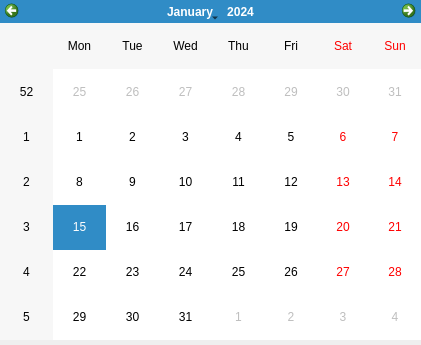
<?xml version="1.0" encoding="UTF-8"?>
<ui version="4.0">
 <class>Formdate</class>
 <widget class="QWidget" name="Formdate">
  <property name="geometry">
   <rect>
    <x>0</x>
    <y>0</y>
    <width>421</width>
    <height>345</height>
   </rect>
  </property>
  <property name="sizePolicy">
   <sizepolicy hsizetype="Expanding" vsizetype="Expanding">
    <horstretch>0</horstretch>
    <verstretch>0</verstretch>
   </sizepolicy>
  </property>
  <property name="minimumSize">
   <size>
    <width>421</width>
    <height>345</height>
   </size>
  </property>
  <property name="maximumSize">
   <size>
    <width>421</width>
    <height>345</height>
   </size>
  </property>
  <property name="windowTitle">
   <string>Form</string>
  </property>
  <widget class="QCalendarWidget" name="calendarWidget_2">
   <property name="geometry">
    <rect>
     <x>0</x>
     <y>0</y>
     <width>421</width>
     <height>340</height>
    </rect>
   </property>
   <property name="sizePolicy">
    <sizepolicy hsizetype="Expanding" vsizetype="Expanding">
     <horstretch>0</horstretch>
     <verstretch>0</verstretch>
    </sizepolicy>
   </property>
   <property name="minimumSize">
    <size>
     <width>421</width>
     <height>340</height>
    </size>
   </property>
   <property name="maximumSize">
    <size>
     <width>10000000</width>
     <height>16777215</height>
    </size>
   </property>
  </widget>
 </widget>
 <resources/>
 <connections/>
</ui>
